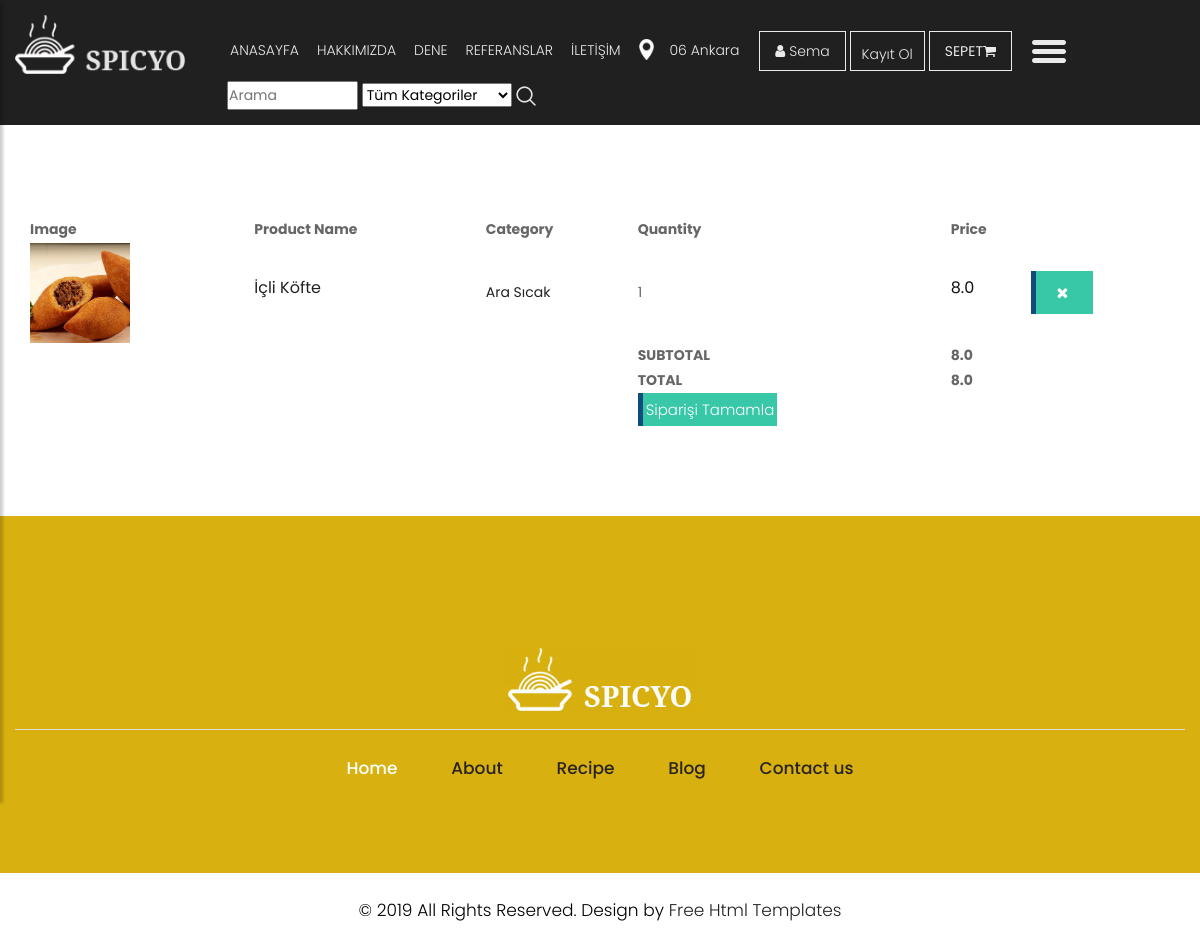
The page /order/shopcart/ (signed in) on the database its author committed.
### order/models.py (models this page shows, shortened)
class ShopCart(models.Model):
    user = models.ForeignKey(User, on_delete=models.SET_NULL, null=True)
    product = models.ForeignKey(Product, on_delete=models.SET_NULL, null=True)
    quantity = models.IntegerField()
    @property
    def amount(self):
         return (self.quantity * self.product.price)

### product/models.py (models this page shows, shortened)
class Product(models.Model):
    STATUS = (
        ('True', 'Evet'),
        ('False', 'Hayır'),
    )
    catagory = models.ForeignKey(Catagory, on_delete=models.CASCADE)
    title = models.CharField(max_length=150)
    keywords = models.CharField(blank=True,max_length=255)
    description = models.CharField(blank=True,max_length=255)
    price = models.FloatField()
    amount = models.IntegerField()
    detail = RichTextUploadingField()
    slug = models.SlugField(null=False, unique=True)
    image = models.ImageField(blank=True, upload_to='images/')
    status = models.CharField(max_length=10, choices=STATUS)
    create_at = models.DateTimeField(auto_now_add=True)
    update_at = models.DateTimeField(auto_now_add=True)
    def image_tag(self):
        return mark_safe('<img src="{}" height="50"/>'.format(self.image.url))
    image_tag.short_description = 'Image'

class Catagory(MPTTModel):
    STATUS = (
        ('True', 'Evet'),
        ('False', 'Hayır'),
    )
    title = models.CharField(max_length=100)
    keywords = models.CharField(max_length=255)
    description = models.CharField(max_length=255)
    image = models.ImageField(blank=True, upload_to='images/')
    status = models.CharField(max_length=10, choices=STATUS)
    slug = models.SlugField(null=False, unique=True)
    parent = TreeForeignKey('self', blank=True, null=True, related_name='children', on_delete=models.CASCADE)
    create_at = models.DateTimeField(auto_now_add=True)
    update_at = models.DateTimeField(auto_now_add=True)
    class MPTTMeta:
        order_insertion_by= ['title']
    def __str__(self):
        full_path = [self.title]
        k = self.parent
        while k is not None:
            full_path.append(k.title)
            k = k.parent
        return ' -> '.join(full_path[::-1])
    def image_tag(self):
        return mark_safe('<img src="{}" height="50"/>'.format(self.image.url))
    image_tag.short_description = 'Image'

### order/views.py (the view)
# urls.py: path('shopcart/', orderviews.shopcart, name='shopcart'),
@login_required(login_url='/login')
def shopcart(request):
    catagory=Catagory.objects.all()
    current_user=request.user
    setting = Setting.objects.get(pk=1)
    shopcart=ShopCart.objects.filter(user_id=current_user.id)
    total=0
    for rs in shopcart:
        total += rs.product.price * rs.quantity
    context={'catagory':catagory,
             'shopcart':shopcart,
             'total': total,
             'setting':setting,
             }
    return render(request,'Shopcart_products.html',context)

### order/templates/Shopcart_products.html (shortened to what this page needs)
{% extends 'homebase.html' %}
{% block content %}
    <div id="breadcrumb">
        <div class="container">
            <ul class="breadcrumb">
                <li><a href="/">Anasayfa</a></li>
            </ul>
        </div>
    </div>
    <div class="section">
        <div class="container">
            <div class="row">
                <table cellpadding="3" width="1200">
                <br/><br/><br/>
                    <tr>
                        <th>Image</th>
                        <th>Product Name</th>
                        <th>Category</th>
                        <th>Quantity</th>
                        <th>Price</th>
                    </tr>
                <br/><br/><br/>
                <tbody>
                    {% for rs in shopcart %}
                        <tr>
                            <td><img src="{{ rs.product.image.url }}" style="width: 100px; height: 100px;" alt=""></td>
                            <td><h4 class="product-name"><a href="/product/{{ rs.id }}/{{ rs.slug }}">{{ rs.product.title }}</a></h4></td>
                            <td><a href="/catagory/{{ rs.catagory_id }}/{{ rs.catagory.slug }}"> {{ rs.product.catagory }}</a> </td>
                            <td>{{ rs.quantity }}</td>
                            <td><h4>{{ rs.amount }}</h4></td>
                            <td class="text-right"><a href="/order/deletefromcart/{{ rs.id }}" onclick="return confirm('Silmek istediğine Emin misin?')" class="main_bt cke_button__anchor_icon"><i class="fa fa-close cke_button__anchor_icon"></i></a></td>
                        </tr>
                    {% endfor %}
                </tbody>
                <tfoot>
                    <tr>
                        <th class="empty-form" colspan="3"></th>
                        <th>SUBTOTAL</th>
                        <th aria-colspan="2" class="total">{{ total }}</th>
                    </tr>
                    <tr>
                        <th class="empty-form" colspan="3"></th>
                        <th>TOTAL</th>
                        <th aria-colspan="2">{{ total }}</th>
                    </tr>
                    <tr>
                        <th class="empty-form" colspan="3"></th>
                        <th><a class="main_bt" style="padding: 3px" href="/order/orderproduct">Siparişi Tamamla</a></th>
                    </tr>
                </tfoot>
                </table>
            </div>
        </div>
    </div>
{% endblock %}

### home/templates/header.html (shortened to what this page needs)
{% load static %}
{% load mptt_tags %}
    <header>
        <div class="container-fluid">
            <div class="row">
                <div class="col-lg-2 col-md-2">
                    <div class="full">
                          <a class="logo" href="/anasayfa"><img src="{% static 'images/logo.png'%}" alt="#" /></a>
                    </div>
                    <div class="header-search" style="padding: 10px">
                    </div>
                </div>
                <div class="col-md-9">
                    <div class="full">
                        <div class="right_header_info">
                            <ul>
                                <li class="dinone" style="padding: 3px"><a href="/">ANASAYFA</a></li>
                                <li class="dinone" style="padding: 3px"><a href="/hakkimizda">HAKKIMIZDA</a></li>
                                <li class="nav-item dropdown" style="padding: 3px">
                                    <a class="dinone text-uppercase pr-0 " id="navbarDropdownMenuLink" href="/dene" data-toggle="dropdown" aria-haspopup="true" aria-expanded="false">
                                        Dene
                                    </a>
                                </li>
                                <li class="dinone" style="padding: 3px"><a href="/referanslar">REFERANSLAR</a></li>
                                <li class="dinone" style="padding: 3px"><a href="/iletisim">İLETİŞİM</a></li>
                                <li class="dinone" style="padding: 3px"><img style="margin-right: 15px;height: 21px;position: relative;top: -2px;" src="{% static 'images/location_icon.png'%}" alt="#"><a href="#">06 Ankara</a></li>
                                <li class="button_user" style="padding: 3px">
                                    <div class="ht-right">
                                        {% if user.id is not None %}
                                        <a href="/user" class="login-panel" id="navbarDropdownMenuLink" data-toggle="dropdown" aria-haspopup="true" aria-expanded="false"><i class="fa fa-user"></i>
                                                {{ user.first_name }}
                                                <b class="caret"></b></a>
                                        {% else %}
                                         <a href="/login" class="button active"><i class="fa fa-user"></i> Giriş</a>
                                        {% endif %}
                                        <a class="button" style="padding: 3px" href="/signup">Kayıt Ol</a>
                                        <a href="/shopcart/">
                                            <strong class="text-uppercase"> Sepet</strong><i class="fa fa-shopping-cart">
                                        </i></a>
                                    </div>
                                <li><button type="button" style="padding: 3px" id="sidebarCollapse"><img src="{% static 'images/menu_icon.png'%}" alt="#"></button></li>
                                <li>
                                    <form action="/search/" method="post">
                                        <input id="query" name="query" class="search-query span2" type="text" size="8px" width="1px" placeholder="Arama">
                                        <select name="catid" class="input search-input" style="width: 150px;">
                                            <option value="0">Tüm Kategoriler</option>
                                        </select>
                                        <button class="icon-search" style="background: transparent">
                                            <img style="margin-right: 5px;" src="{% static 'images/search_icon.png'%}" alt="#">
                                        </button>
                                    </form>
                                </li>
                            </ul>
                        </div>
                    </div>
                </div>
            </div>
        </div>
    </header>

### home/static/css/style.css (style rules this page uses)
body { color: #666666; font-size: 14px; font-family: 'poppins', sans-serif; line-height: 1.80857; font-weight: normal; }
a { color: #1f1f1f; text-decoration: none !important; outline: none !important; -webkit-transition: all .3s ease-in-out; -moz-transition: all .3s ease-in-out; -ms-transition: all .3s ease-in-out; -o-transition: all .3s ease-in-out; transition: all .3s ease-in-out; }
h1, h2, h3, h4, h5, h6 { letter-spacing: 0; font-weight: normal; position: relative; padding: 0 0 10px 0; font-weight: normal; line-height: normal; color: #111111; margin: 0 }
h4 { font-size: 16px }
*, *::after, *::before { -webkit-box-sizing: border-box; -moz-box-sizing: border-box; box-sizing: border-box; }
h1 a, h2 a, h3 a, h4 a, h5 a, h6 a { color: #212121; text-decoration: none!important; opacity: 1 }
ul, li, ol { margin: 0px; padding: 0px; list-style: none; }
a { color: #222222; text-decoration: none; outline: none !important; }
a, .btn { text-decoration: none !important; outline: none !important; -webkit-transition: all .3s ease-in-out; -moz-transition: all .3s ease-in-out; -ms-transition: all .3s ease-in-out; -o-transition: all .3s ease-in-out; transition: all .3s ease-in-out; }
img { max-width: 100%; height: auto; }
button { border: 0; margin: 0; padding: 0; cursor: pointer; }
.full { float: left; width: 100%; }
.full { width: 100%; float: left; margin: 0; padding: 0; }
.main_bt { background: #38c8a8; color: #fff; padding: 8px 25px 8px 20px; float: left; font-size: 15px; font-weight: 300; border-left: solid #114c7d 5px; border-radius: 0; }
header { min-height: 90px; background: #212020; padding: 15px 0; position: fixed; width: 100%; top: 0; left: 0; z-index: 998; }
header .container-fluid { max-width: 1850px; }
.right_header_info { width: 100%; float: left; padding: 20px 0 0; }
.right_header_info ul { list-style: none; padding: 0; margin: 0; float: right; }
.right_header_info ul li { display: inline; font-size: 16px; margin-left: 45px; color: #eaeaea; font-weight: 400; float: left; }
.right_header_info ul li a { color: #eaeaea; font-weight: 300; }
.button_user a { float: left; min-width: 75px; height: 35px; text-align: center; line-height: 35px; position: relative; top: -3px; padding: 0 15px; margin: 0 2px; }
.button_user a { float: left; min-width: 75px; height: 40px; text-align: center; line-height: 38px; position: relative; top: -7px; padding: 0 15px; margin: 0 2px; border: solid #eaeaea 1px; }
#sidebarCollapse { background: transparent; }
#sidebarCollapse { background: transparent; padding: 0; border: none; }
* { margin: 0; padding: 0; }

### home/static/css/responsive.css (style rules this page uses)
@media (min-width: 1200px) and (max-width: 1500px) { .right_header_info ul li { font-size: 14px; margin-left: 12px; } }

### rows shown on the page
ShopCart: product.image (picture), product "İçli Köfte", product.catagory "Ara Sıcak", quantity "1", amount "8.0"

### other values the page prints
{{ user.first_name }} "Sema"
{{ total }} "8.0"
